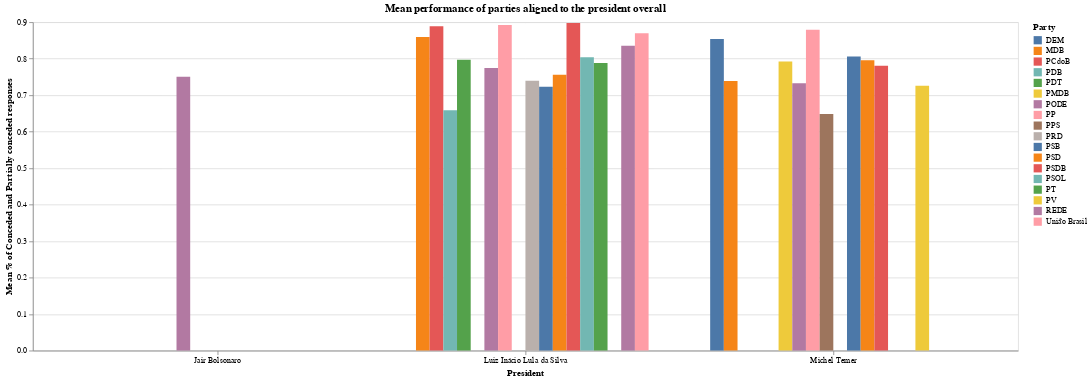

Write notebook code for a chart like this one.
### Code cell
# Performance by president
grouped_df = df_only_parties.groupby(["party", "president"])["conc_parc"].mean().reset_index()

grouped_df = grouped_df.rename(columns={"conc_parc": "% mean conceded partially"})

bars = alt.Chart(grouped_df).mark_bar().encode(
    x=alt.X('president:O', title='President', axis=alt.Axis(labelAngle=0)),
    xOffset='party:N',  # Group bars within each year
    y=alt.Y('% mean conceded partially:Q', title='Mean % of Conceded and Partially conceded responses'),
    color=alt.Color('party:N', title='Party'),
    tooltip=['party', '% mean conceded partially', 'president']
).properties(
    width=1200,
    height=400
)

chart = bars.properties(
    title="Mean performance of parties aligned to the president overall"
)
chart

### Figure 1 — Vega-Lite specification as saved in the notebook (floating-point values rounded to 4 significant figures)
{"config": {"view": {"continuousWidth": 300, "continuousHeight": 300}}, "data": {"name": "data-5d1c852e92521b904011c5c9df13acd4"}, "mark": {"type": "bar"}, "encoding": {"color": {"field": "party", "title": "Party", "type": "nominal"}, "tooltip": [{"field": "party", "type": "nominal"}, {"field": "% mean conceded partially", "type": "quantitative"}, {"field": "president", "type": "nominal"}], "x": {"axis": {"labelAngle": 0}, "field": "president", "title": "President", "type": "ordinal"}, "xOffset": {"field": "party", "type": "nominal"}, "y": {"field": "% mean conceded partially", "title": "Mean % of Conceded and Partially conceded responses", "type": "quantitative"}}, "height": 400, "title": "Mean performance of parties aligned to the president overall", "width": 1200, "$schema": "https://vega.github.io/schema/vega-lite/v5.20.1.json", "datasets": {"data-5d1c852e92521b904011c5c9df13acd4": [{"party": "DEM", "president": "Michel Temer", "% mean conceded partially": 0.8536}, {"party": "MDB", "president": "Luiz Inácio Lula da Silva", "% mean conceded partially": 0.8594}, {"party": "MDB", "president": "Michel Temer", "% mean conceded partially": 0.7391}, {"party": "PCdoB", "president": "Luiz Inácio Lula da Silva", "% mean conceded partially": 0.8889}, {"party": "PDB", "president": "Luiz Inácio Lula da Silva", "% mean conceded partially": 0.6585}, {"party": "PDT", "president": "Luiz Inácio Lula da Silva", "% mean conceded partially": 0.7968}, {"party": "PMDB", "president": "Michel Temer", "% mean conceded partially": 0.7925}, {"party": "PODE", "president": "Jair Bolsonaro", "% mean conceded partially": 0.7505}, {"party": "PODE", "president": "Luiz Inácio Lula da Silva", "% mean conceded partially": 0.7741}, {"party": "PODE", "president": "Michel Temer", "% mean conceded partially": 0.7327}, {"party": "PP", "president": "Luiz Inácio Lula da Silva", "% mean conceded partially": 0.8922}, {"party": "PP", "president": "Michel Temer", "% mean conceded partially": 0.8791}, {"party": "PPS", "president": "Michel Temer", "% mean conceded partially": 0.6486}, {"party": "PRD", "president": "Luiz Inácio Lula da Silva", "% mean conceded partially": 0.7398}, {"party": "PSB", "president": "Luiz Inácio Lula da Silva", "% mean conceded partially": 0.7229}, {"party": "PSB", "president": "Michel Temer", "% mean conceded partially": 0.806}, {"party": "PSD", "president": "Luiz Inácio Lula da Silva", "% mean conceded partially": 0.7561}, {"party": "PSD", "president": "Michel Temer", "% mean conceded partially": 0.7953}, {"party": "PSDB", "president": "Luiz Inácio Lula da Silva", "% mean conceded partially": 0.8978}, {"party": "PSDB", "president": "Michel Temer", "% mean conceded partially": 0.7809}, {"party": "PSOL", "president": "Luiz Inácio Lula da Silva", "% mean conceded partially": 0.8041}, {"party": "PT", "president": "Luiz Inácio Lula da Silva", "% mean conceded partially": 0.7884}, {"party": "PV", "president": "Michel Temer", "% mean conceded partially": 0.7261}, {"party": "REDE", "president": "Luiz Inácio Lula da Silva", "% mean conceded partially": 0.835}, {"party": "União Brasil", "president": "Luiz Inácio Lula da Silva", "% mean conceded partially": 0.8696}]}}
